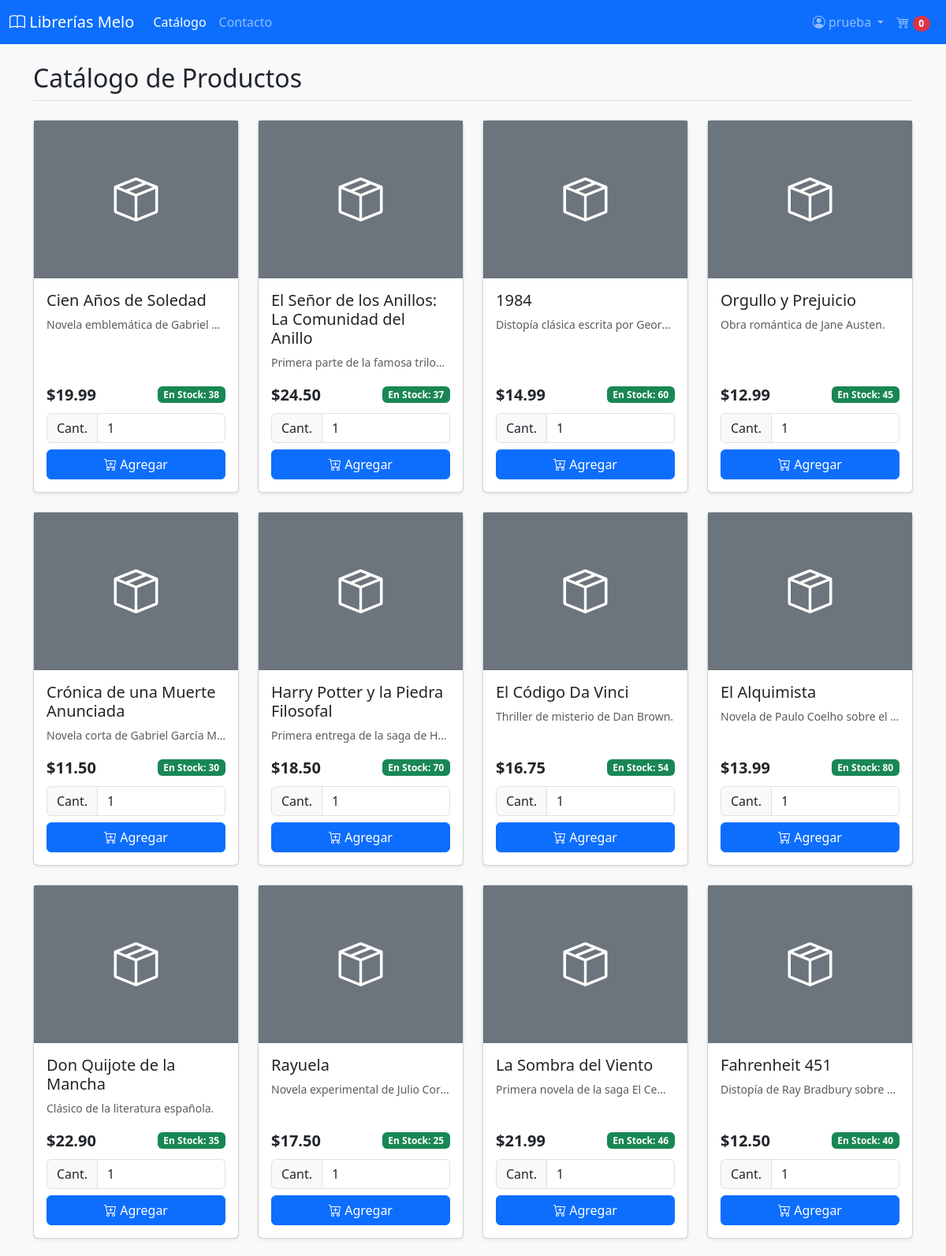
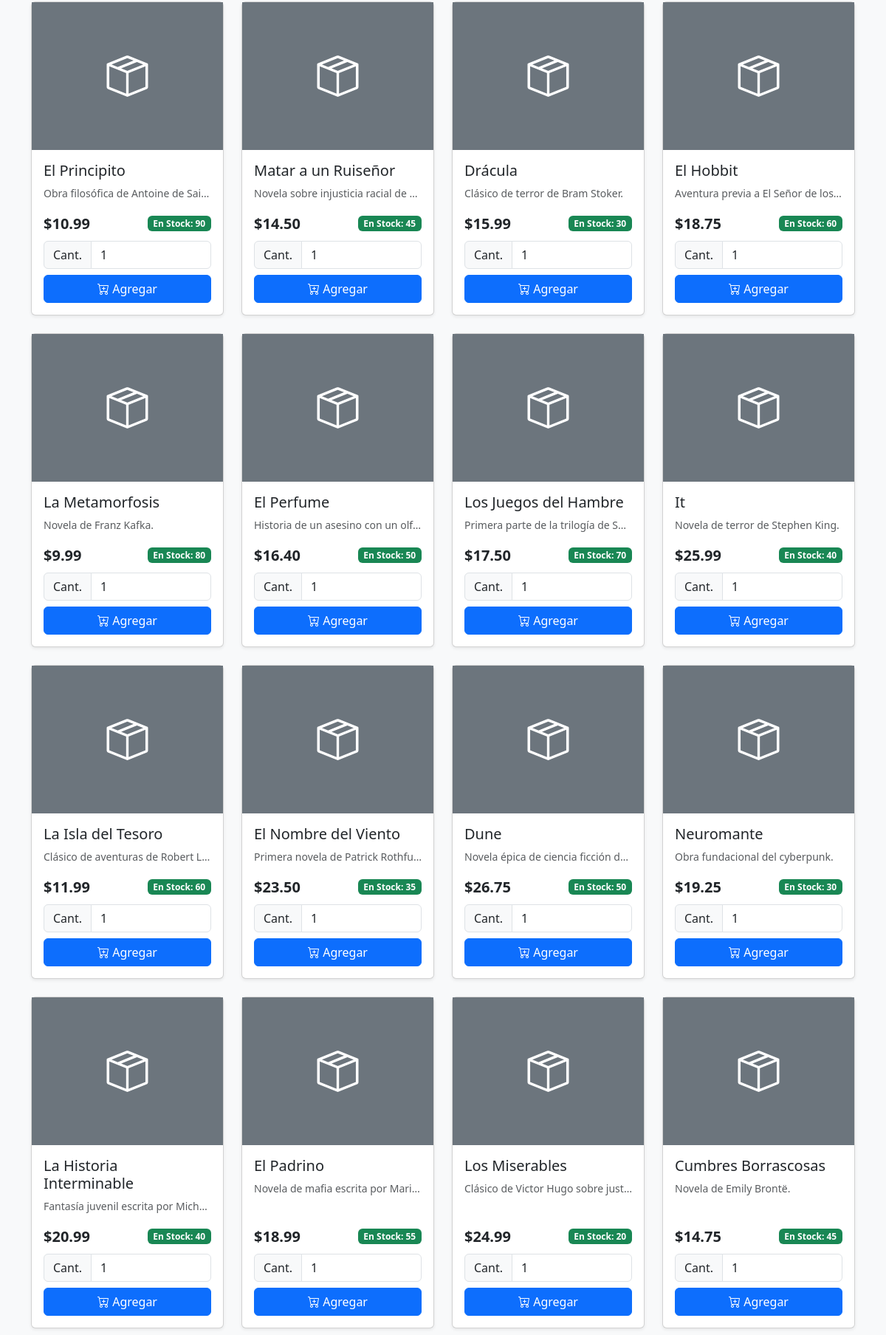
The page /index.php?page=catalogo (signed in, upper part) on the database its author committed (2 pictures, top to bottom).
### tables this page shows
CREATE TABLE `Productos` (
  `id_producto` int NOT NULL,
  `nombre` varchar(100) NOT NULL,
  `descripcion` text,
  `id_fotos` int DEFAULT NULL,
  `precio` decimal(10,2) NOT NULL,
  `cantidad_en_almacen` int DEFAULT NULL,
  `fabricante` varchar(100) DEFAULT NULL,
  `origen` varchar(100) DEFAULT NULL
);

### views/catalogo.php (the view, shortened to what this page needs)
<h2 class="mb-4 border-bottom pb-2">Catálogo de Productos</h2>
<div class="row">
    <?php
    $sql = "SELECT * FROM Productos";
    $result = $conn->query($sql);
    if ($result->num_rows > 0) {
        while ($prod = $result->fetch_assoc()) {
            $nombre = htmlspecialchars($prod['nombre']);
            $desc = htmlspecialchars($prod['descripcion']);
            $precio = $prod['precio'];
            $stock = $prod['cantidad_en_almacen'];
            $enStock = $stock > 0;
            $estado = $enStock ? 'En Stock: ' . $stock : 'Agotado';
            $colorBadge = $enStock ? 'success' : 'danger';
            $btnDisabled = $enStock ? '' : 'disabled';
    ?>
        <div class="col-sm-6 col-md-4 col-lg-3 mb-4">
            <div class="card h-100 product-card shadow-sm">
                <div class="bg-secondary text-white d-flex align-items-center justify-content-center" style="height: 200px;">
                    <i class="bi bi-box-seam display-4"></i>
                </div>
                <div class="card-body d-flex flex-column">
                    <h5 class="card-title"><?php echo $nombre; ?></h5>
                    <p class="card-text text-muted small text-truncate"><?php echo $desc; ?></p>
                    <div class="mt-auto">
                        <div class="d-flex justify-content-between align-items-center mb-2">
                            <span class="fs-5 fw-bold">$<?php echo number_format($precio, 2); ?></span>
                            <span class="badge bg-<?php echo $colorBadge; ?>"><?php echo $estado; ?></span>
                        </div>
                        <form action="index.php?page=carrito" method="POST">
                            <div class="input-group mb-2">
                                <span class="input-group-text small">Cant.</span>
                                <input type="number" name="cantidad" value="1" min="1" max="<?php echo $stock; ?>" class="form-control" <?php echo $btnDisabled; ?>>
                            </div>
                            <button type="submit" class="btn btn-primary w-100" <?php echo $btnDisabled; ?>>
                                <i class="bi bi-cart-plus"></i> Agregar
                            </button>
                        </form>
                    </div>
                </div>
            </div>
        </div>
    <?php
        }
    } else {
        echo "<div class='alert alert-info'>No hay productos disponibles en este momento.</div>";
    }
    ?>
</div>

### templates/header.php (style rules this page uses)
body { display: flex; flex-direction: column; min-height: 100vh; background-color: #f8f9fa; }

### rows shown on the page
productos: nombre "Cien Años de Soledad", descripcion "Novela emblemática de Gabriel…", precio "19.99", cantidad_en_almacen "En Stock: 38"
productos: nombre "El Señor de los Anillos: La Comunidad del Anillo", descripcion "Primera parte de la famosa trilo…", precio "24.50", cantidad_en_almacen "En Stock: 37"
productos: nombre "1984", descripcion "Distopía clásica escrita por Geor…", precio "14.99", cantidad_en_almacen "En Stock: 60"
productos: nombre "Orgullo y Prejuicio", descripcion "Obra romántica de Jane Austen.", precio "12.99", cantidad_en_almacen "En Stock: 45"
productos: nombre "Crónica de una Muerte Anunciada", descripcion "Novela corta de Gabriel García M…", precio "11.50", cantidad_en_almacen "En Stock: 30"
productos: nombre "Harry Potter y la Piedra Filosofal", descripcion "Primera entrega de la saga de H…", precio "18.50", cantidad_en_almacen "En Stock: 70"
productos: nombre "El Código Da Vinci", descripcion "Thriller de misterio de Dan Brown.", precio "16.75", cantidad_en_almacen "En Stock: 54"
productos: nombre "El Alquimista", descripcion "Novela de Paulo Coelho sobre el…", precio "13.99", cantidad_en_almacen "En Stock: 80"
productos: nombre "Don Quijote de la Mancha", descripcion "Clásico de la literatura española.", precio "22.90", cantidad_en_almacen "En Stock: 35"
productos: nombre "Rayuela", descripcion "Novela experimental de Julio Cor…", precio "17.50", cantidad_en_almacen "En Stock: 25"
productos: nombre "La Sombra del Viento", descripcion "Primera novela de la saga El Ce…", precio "21.99", cantidad_en_almacen "En Stock: 46"
productos: nombre "Fahrenheit 451", descripcion "Distopía de Ray Bradbury sobre…", precio "12.50", cantidad_en_almacen "En Stock: 40"
productos: nombre "El Principito", descripcion "Obra filosófica de Antoine de Sai…", precio "10.99", cantidad_en_almacen "En Stock: 90"
productos: nombre "Matar a un Ruiseñor", descripcion "Novela sobre injusticia racial de…", precio "14.50", cantidad_en_almacen "En Stock: 45"
productos: nombre "Drácula", descripcion "Clásico de terror de Bram Stoker.", precio "15.99", cantidad_en_almacen "En Stock: 30"
productos: nombre "El Hobbit", descripcion "Aventura previa a El Señor de los…", precio "18.75", cantidad_en_almacen "En Stock: 60"
productos: nombre "La Metamorfosis", descripcion "Novela de Franz Kafka.", precio "9.99", cantidad_en_almacen "En Stock: 80"
productos: nombre "El Perfume", descripcion "Historia de un asesino con un olf…", precio "16.40", cantidad_en_almacen "En Stock: 50"
productos: nombre "Los Juegos del Hambre", descripcion "Primera parte de la trilogía de S…", precio "17.50", cantidad_en_almacen "En Stock: 70"
productos: nombre "It", descripcion "Novela de terror de Stephen King.", precio "25.99", cantidad_en_almacen "En Stock: 40"
productos: nombre "La Isla del Tesoro", descripcion "Clásico de aventuras de Robert L…", precio "11.99", cantidad_en_almacen "En Stock: 60"
productos: nombre "El Nombre del Viento", descripcion "Primera novela de Patrick Rothf…", precio "23.50", cantidad_en_almacen "En Stock: 35"
productos: nombre "Dune", descripcion "Novela épica de ciencia ficción d…", precio "26.75", cantidad_en_almacen "En Stock: 50"
productos: nombre "Neuromante", descripcion "Obra fundacional del cyberpunk.", precio "19.25", cantidad_en_almacen "En Stock: 30"
productos: nombre "La Historia Interminable", descripcion "Fantasía juvenil escrita por Mich…", precio "20.99", cantidad_en_almacen "En Stock: 40"
productos: nombre "El Padrino", descripcion "Novela de mafia escrita por Mari…", precio "18.99", cantidad_en_almacen "En Stock: 55"
productos: nombre "Los Miserables", descripcion "Clásico de Victor Hugo sobre just…", precio "24.99", cantidad_en_almacen "En Stock: 20"
productos: nombre "Cumbres Borrascosas", descripcion "Novela de Emily Brontë.", precio "14.75", cantidad_en_almacen "En Stock: 45"

### other values the page prints
$_SESSION['nombre_usuario'] "prueba"
$cart_count "0"
